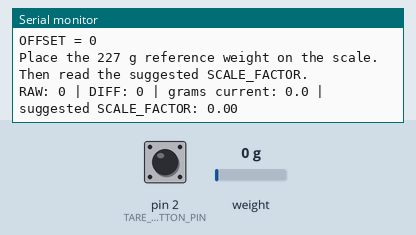
A sketch run on a simulated Arduino Uno, built with avr-gcc and run on an emulated ATmega328P. Shown: the last lines printed to the serial monitor. Inputs (shaded band) come from the test bench; at power-on: weight on the scale 0 g, pin 2 (TARE_BUTTON_PIN) HIGH.

Above: at 5.2 s.
5.3 s: weight on the scale set to 100 g
At 6.7 s:
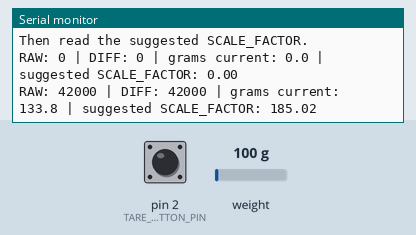
7.0 s: pin 2 (TARE_BUTTON_PIN) pulled LOW for 1.55 s
At 9.3 s:
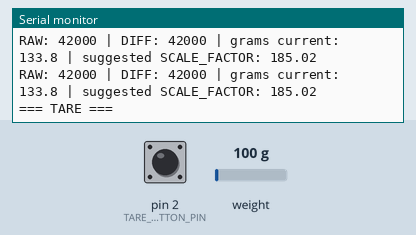
10.0 s: weight on the scale set to 1250 g
At 11.8 s:
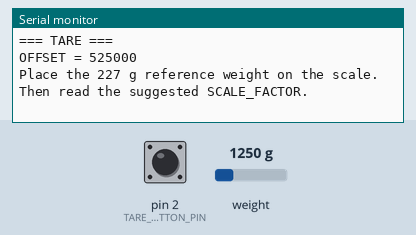
Timing chart, 0 to 13.3 s (numbered marks = the images above; inputs shaded):
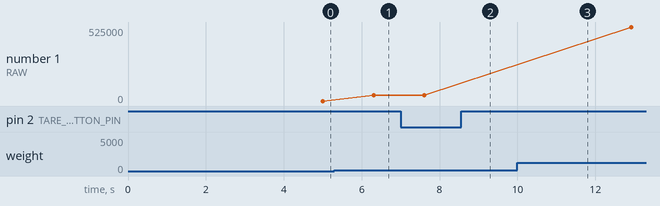

The sketch:

HX711_Calibration.ino
```cpp
#include "HX711.h"

#define HX_DT 4
#define HX_SCK 5
#define TARE_BUTTON_PIN 2

HX711 scale;

long OFFSET = 0;
float SCALE_FACTOR = 314.0;  // temporary value
const float REFERENCE_WEIGHT_GRAMS = 227.0;

void tareScale() {
  Serial.println();
  Serial.println("=== TARE ===");

  OFFSET = scale.read_average(30);

  Serial.print("OFFSET = ");
  Serial.println(OFFSET);

  Serial.println("Place the 227 g reference weight on the scale.");
  Serial.println("Then read the suggested SCALE_FACTOR.");
  Serial.println();
}

void setup() {
  Serial.begin(115200);

  pinMode(TARE_BUTTON_PIN, INPUT_PULLUP);

  scale.begin(HX_DT, HX_SCK);
  scale.set_gain(128);

  delay(1000);

  Serial.println("HX711 calibration using 227 g reference weight");
  Serial.println("Short D2 to GND to tare.");

  tareScale();
}

void loop() {
  if (digitalRead(TARE_BUTTON_PIN) == LOW) {
    tareScale();
    delay(1000);
  }

  if (scale.is_ready()) {
    long raw = scale.read_average(10);
    long diff = raw - OFFSET;

    float grams = diff / SCALE_FACTOR;
    float suggestedScaleFactor = diff / REFERENCE_WEIGHT_GRAMS;

    Serial.print("RAW: ");
    Serial.print(raw);

    Serial.print(" | DIFF: ");
    Serial.print(diff);

    Serial.print(" | grams current: ");
    Serial.print(grams, 1);

    Serial.print(" | suggested SCALE_FACTOR: ");
    Serial.println(suggestedScaleFactor, 2);
  } else {
    Serial.println("HX711 not ready");
  }

  delay(300);
}
```

Measured:
- after the input at 5.3 s, the serial monitor: prints a new line after 1.0 s (image 1)
- after the input at 7.0 s, the serial monitor: prints a new line after 0.91 s (image 2)
- after the input at 10.0 s, the serial monitor: prints a new line after 0.91 s (image 3)
- plotted number 1: 0 → 42000 after the input at 5.3 s, 42000 → 525000 after the input at 10.0 s
